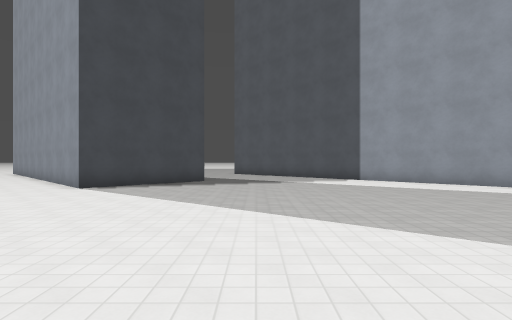
View 1 (above)

24 first-person views from a walk through a level from a Godot 3-D game. The camera is 1.5 m above the floor, looks level and sees 80° across. The floor is counted in squares, 2 m on a side. Each view is taken from the middle of a square. On the plan, view 1 faces up. The plan holds only what a view shows up to about 10 squares ahead; the rest is blank. The place goes on beyond the plan. Surface patterns are stand-ins for the level's own textures.

View 2
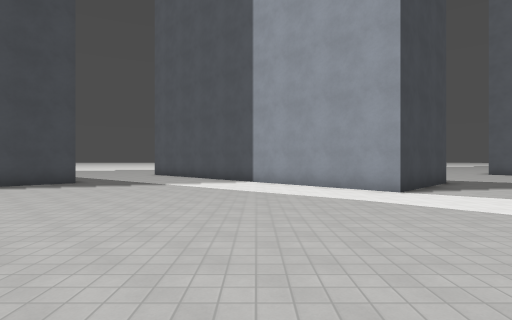

View 3
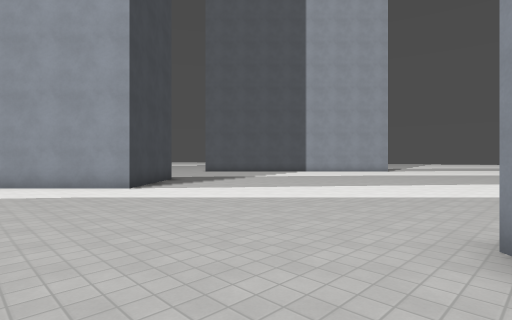

View 4
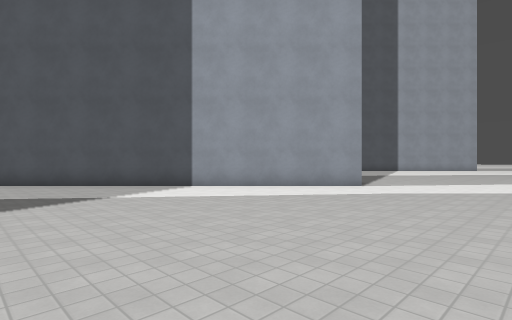

View 5
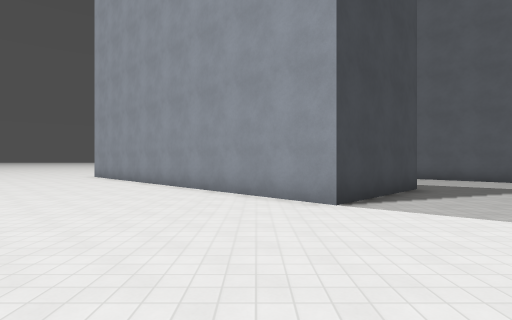

View 6
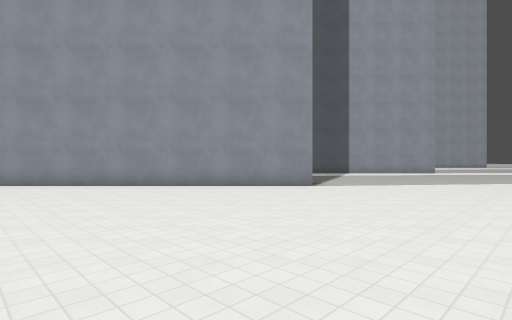

View 7
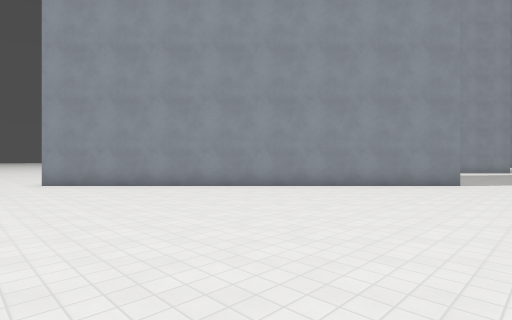

View 8
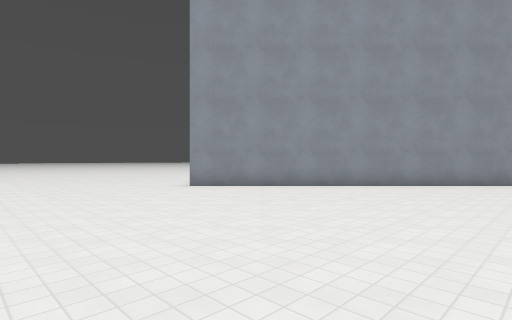

View 9
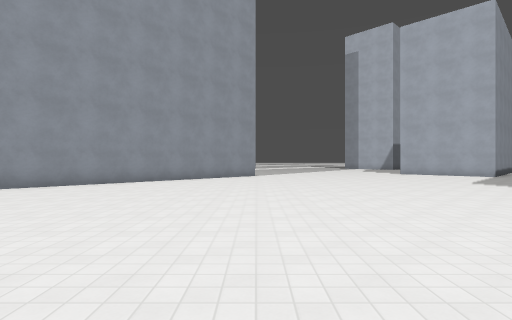

View 10
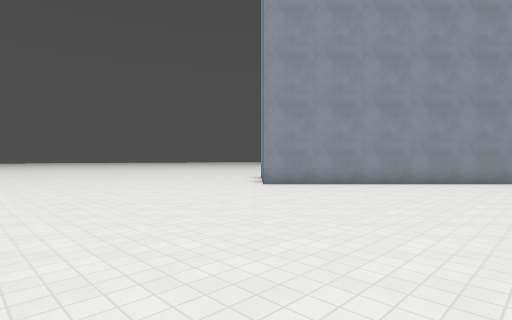

View 11
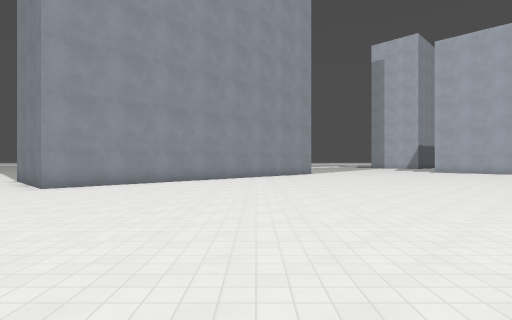

View 12
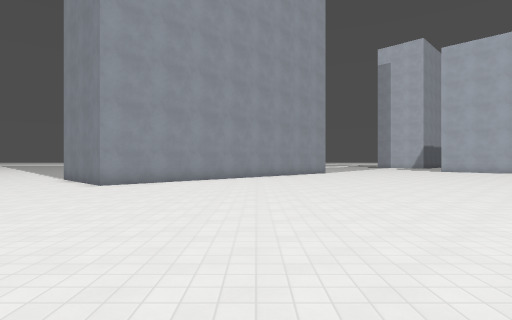

View 13
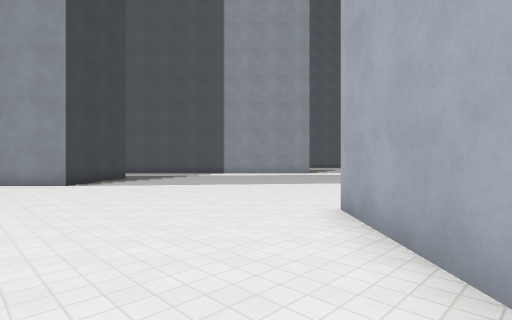

View 14
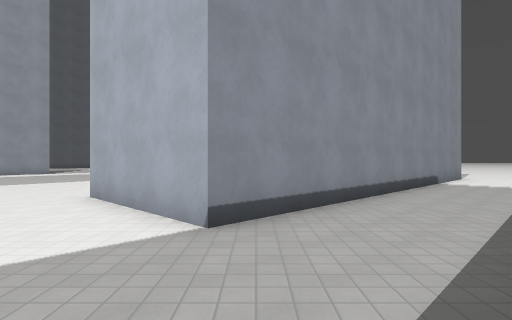

View 15
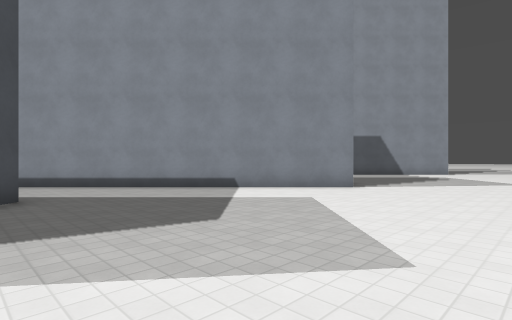

View 16
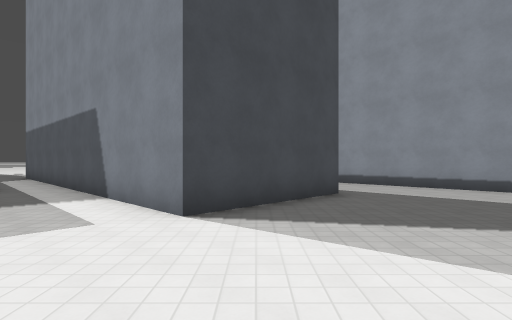

View 17
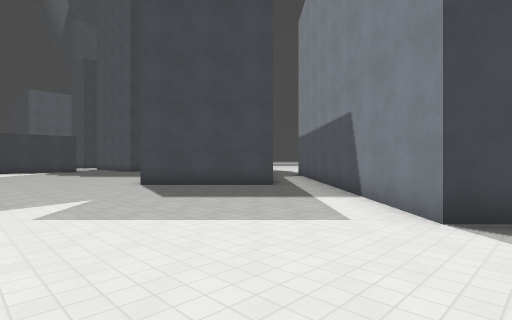

View 18
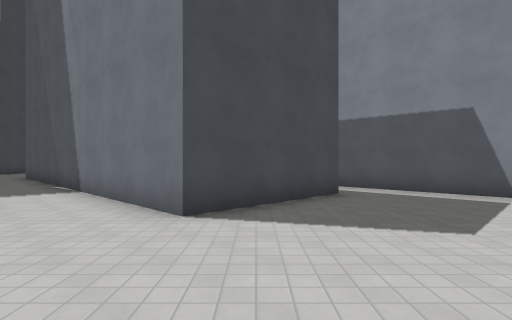

View 19
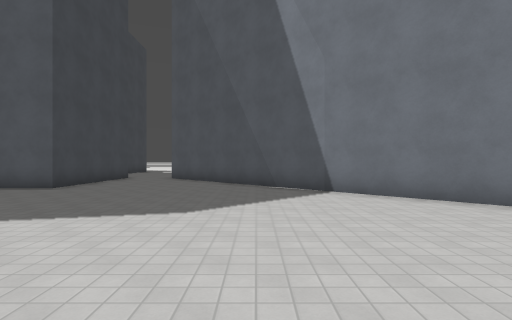

View 20
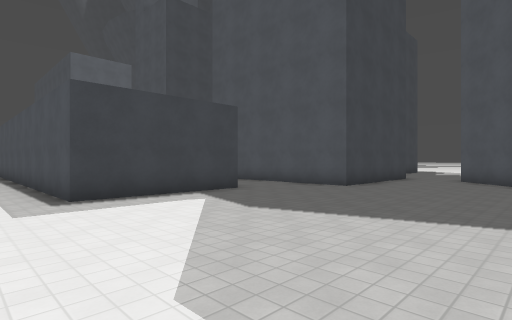

View 21
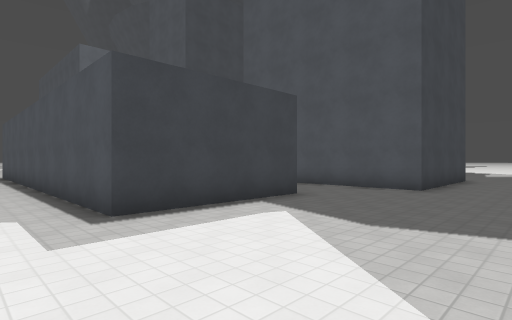

View 22
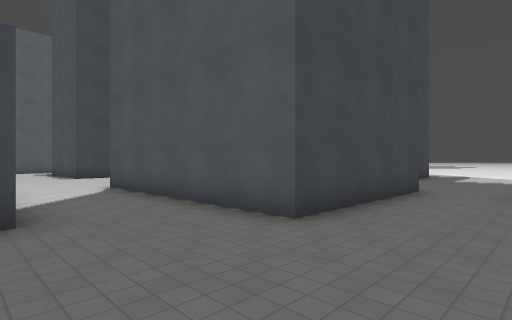

View 23
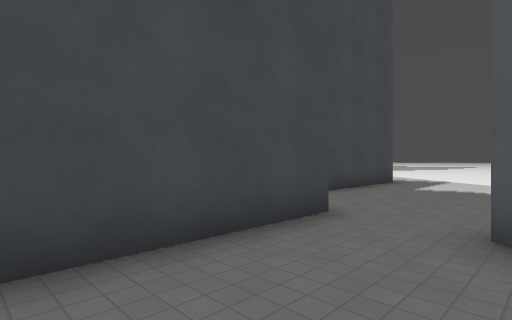

View 24
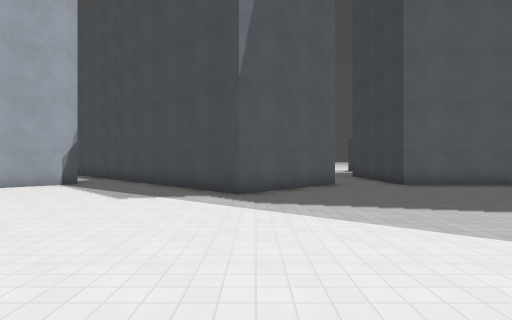

### Floor plan
Points are (right, up) in squares from view 1. A wall is a line through its corners. A room is listed if a view was taken in it or the views show most of it. See-through windows are left out.
Room 1 (views 1, 2, 3, 4, 5, 6, 7, 8, 9, 10, 11, 12, 13, 14, 24)
walls: (-1.8, 10.9) (-4.7, 8) (-13.2, 16.5) (-12.2, 17.5); (-5.7, -2.5) (-2.8, 0.4); (-15.5, -2.5) (-14.1, -1.1); (-23.5, -2.5) (-20.6, 0.4) (-17.3, -3); (-27, 4.1) (-27, 0.5); (10.2, 10.9) (7.3, 8) (-0.1, 15.4); (-28.6, -2.1) (-25.4, -2.1)
ways out: opening at (-24.5, -2) to room 2; opening at (-6.3, -4) to room 2; opening at (-16, -3)
Room 2 (views 15, 16, 17, 18, 19, 20, 21, 22, 23)
walls: (-12.1, -8.1) (-15, -11) (-23.5, -2.5); (-4.1, -8.1) (-7, -11) (-11.9, -6.1); (2.9, -11) (-5.7, -2.5); (-27.2, -9.5) (-27.2, -13.5) (-35.6, -13.5); (-25.4, -2.1) (-25.4, -6.9) (-31.9, -6.9)
ways out: opening at (-24.5, -2) to room 1; opening at (-6.3, -4) to room 1; opening at (-31.5, -8.5); opening at (-12, -7)

Where each view was taken, in squares from view 1:
view 1: 0 up, 0 right, facing up
view 2: 1 up, 4 right, facing up
view 3: 0 up, 4 right, facing up-right
view 4: 4 up, 1 left, facing up-right
view 5: 3 up, 6 left, facing up
view 6: 3 up, 12 left, facing up-right
view 7: 6 up, 15 left, facing up-right
view 8: 9 up, 18 left, facing up-right
view 9: 8 up, 19 left, facing right
view 10: 10 up, 20 left, facing up-right
view 11: 11 up, 21 left, facing right
view 12: 12 up, 22 left, facing right
view 13: 2 down, 7 left, facing up-right
view 14: 3 down, 9 left, facing right
view 15: 15 down, 5 left, facing up-right
view 16: 15 down, 6 left, facing up
view 17: 15 down, 6 left, facing up-left
view 18: 15 down, 14 left, facing up
view 19: 15 down, 20 left, facing up
view 20: 15 down, 21 left, facing up-left
view 21: 15 down, 23 left, facing up-left
view 22: 10 down, 23 left, facing up-left
view 23: 6 down, 23 left, facing up-left
view 24: 7 up, 21 left, facing down
